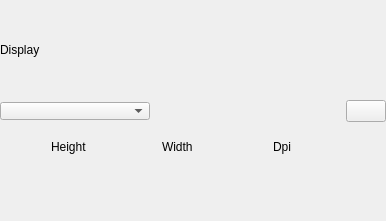
<?xml version="1.0" encoding="UTF-8"?>
<ui version="4.0">
 <class>MultiDisplayItem</class>
 <widget class="QWidget" name="MultiDisplayItem">
  <property name="geometry">
   <rect>
    <x>0</x>
    <y>0</y>
    <width>386</width>
    <height>221</height>
   </rect>
  </property>
  <property name="sizePolicy">
   <sizepolicy hsizetype="Preferred" vsizetype="Fixed">
    <horstretch>0</horstretch>
    <verstretch>0</verstretch>
   </sizepolicy>
  </property>
  <property name="focusPolicy">
   <enum>Qt::ClickFocus</enum>
  </property>
  <property name="windowTitle">
   <string>Form</string>
  </property>
  <layout class="QGridLayout" name="gridLayout">
   <property name="margin">
    <number>0</number>
   </property>
   <property name="spacing">
    <number>0</number>
   </property>
   <item row="0" column="0">
    <layout class="QVBoxLayout" name="verticalLayout">
     <item>
      <widget class="QLabel" name="display_title">
       <property name="text">
        <string>Display</string>
       </property>
       <property name="ColorGroup" stdset="0">
        <string notr="true">Title</string>
       </property>
      </widget>
     </item>
     <item>
      <layout class="QHBoxLayout" name="horizontalLayout">
       <property name="spacing">
        <number>12</number>
       </property>
       <item>
        <widget class="QComboBox" name="selectDisplayType">
         <property name="minimumSize">
          <size>
           <width>150</width>
           <height>0</height>
          </size>
         </property>
         <property name="focusPolicy">
          <enum>Qt::NoFocus</enum>
         </property>
         <property name="styleSheet">
          <string notr="true">padding-left: 0px;</string>
         </property>
        </widget>
       </item>
       <item>
        <spacer name="horizontalSpacer">
         <property name="orientation">
          <enum>Qt::Horizontal</enum>
         </property>
         <property name="sizeHint" stdset="0">
          <size>
           <width>40</width>
           <height>20</height>
          </size>
         </property>
        </spacer>
       </item>
       <item>
        <widget class="QPushButton" name="deleteDisplay">
         <property name="sizePolicy">
          <sizepolicy hsizetype="Fixed" vsizetype="Fixed">
           <horstretch>0</horstretch>
           <verstretch>0</verstretch>
          </sizepolicy>
         </property>
         <property name="minimumSize">
          <size>
           <width>9</width>
           <height>0</height>
          </size>
         </property>
         <property name="font">
          <font>
           <weight>75</weight>
           <bold>true</bold>
          </font>
         </property>
         <property name="text">
          <string/>
         </property>
        </widget>
       </item>
      </layout>
     </item>
     <item>
      <layout class="QGridLayout" name="widthHeightDpiBox">
       <item row="1" column="2">
        <widget class="QLabel" name="dpiTitle">
         <property name="text">
          <string>Dpi</string>
         </property>
        </widget>
       </item>
       <item row="1" column="1">
        <widget class="QLabel" name="widthTitle">
         <property name="text">
          <string>Width</string>
         </property>
        </widget>
       </item>
       <item row="1" column="0">
        <widget class="QLabel" name="heightTitle">
         <property name="text">
          <string>Height</string>
         </property>
        </widget>
       </item>
       <item row="2" column="0">
        <widget class="AngleInputWidget" name="height" native="true">
         <property name="maximumSize">
          <size>
           <width>60</width>
           <height>16777215</height>
          </size>
         </property>
         <property name="report_metrics" stdset="0">
          <bool>false</bool>
         </property>
        </widget>
       </item>
       <item row="2" column="2">
        <widget class="AngleInputWidget" name="dpi" native="true">
         <property name="maximumSize">
          <size>
           <width>60</width>
           <height>16777215</height>
          </size>
         </property>
         <property name="report_metrics" stdset="0">
          <bool>false</bool>
         </property>
        </widget>
       </item>
       <item row="2" column="1">
        <widget class="AngleInputWidget" name="width" native="true">
         <property name="maximumSize">
          <size>
           <width>60</width>
           <height>16777215</height>
          </size>
         </property>
         <property name="report_metrics" stdset="0">
          <bool>false</bool>
         </property>
        </widget>
       </item>
      </layout>
     </item>
    </layout>
   </item>
  </layout>
 </widget>
 <customwidgets>
  <customwidget>
   <class>AngleInputWidget</class>
   <extends>QWidget</extends>
   <header>android/skin/qt/angle-input-widget.h</header>
   <container>1</container>
  </customwidget>
 </customwidgets>
 <resources/>
 <connections/>
 <designerdata>
  <property name="gridDeltaX">
   <number>10</number>
  </property>
  <property name="gridDeltaY">
   <number>10</number>
  </property>
  <property name="gridSnapX">
   <bool>true</bool>
  </property>
  <property name="gridSnapY">
   <bool>true</bool>
  </property>
  <property name="gridVisible">
   <bool>true</bool>
  </property>
 </designerdata>
</ui>
